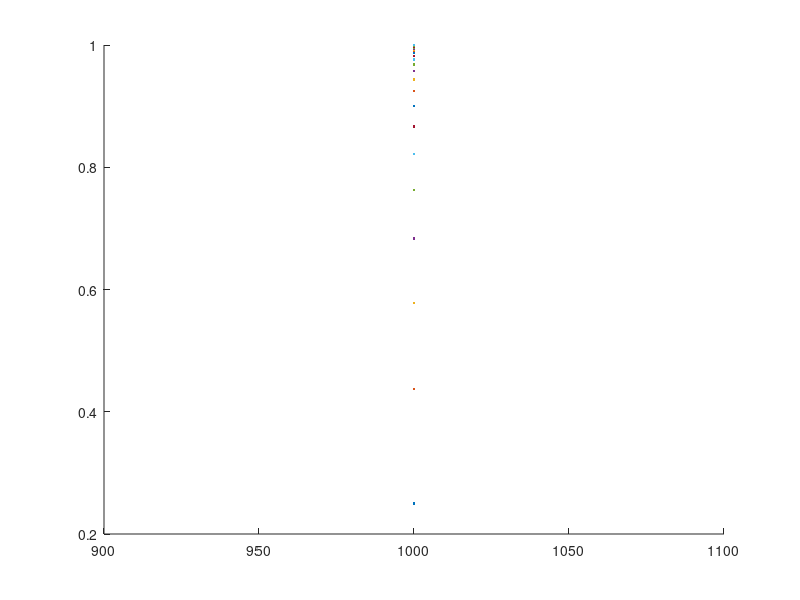

MATLAB code to generate this figure:
% function rwmodel(trialn,actualprob,saliency,learnrate)

trialn = 1000;
currtrial = 0;
actualprob = 1;
initialval = 0;

saliency = .5;
learnrate = .5;
Val = initialval;
hold on
while Val<actualprob && currtrial<trialn
    currtrial = currtrial+1;
    Val = Val+saliency*learnrate*(actualprob-Val);
    plot(trialn,Val);
    drawnow
end
